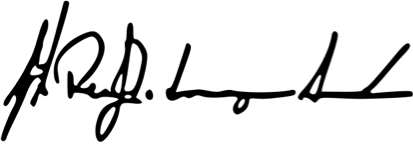
#> input picture Images/Colours/Change/Signature_bw.png, 413 x 144 px
$ jupyter execute chgcolor.ipynb   (shell and % lines are left out)
#> lines starting #> are read from the running program, lines starting #| are printed output that depends on the picture
[cell 1]
from PIL import Image
import matplotlib.pyplot as plt

# Load the image
input_path = "Signature_bw.png"  # Update this if your file has a different name
img_original = Image.open(input_path).convert("RGBA")
#> img_original is the input picture: PIL image 413x144 RGBA; mean R, G, B, A 223.2, 223.2, 223.2, 255

# Display the image
plt.figure(figsize=(5, 3))
plt.imshow(img_original)
plt.axis('off')
plt.title("Original Signature (Black)")
plt.show()

[cell 2]
# Make a copy to modify
img_blue = img_original.copy()
pixels = img_blue.load()

# Define your "blue ink" color (customize as desired)
blue_ink = (10, 60, 200)  # A nice inky blue

# Replace dark pixels with blue
for y in range(img_blue.height):
    for x in range(img_blue.width):
        r, g, b, a = pixels[x, y]
        if a > 0 and r < 50 and g < 50 and b < 50:  # Dark pixel detection
            pixels[x, y] = (*blue_ink, a)

# Display the result
plt.figure(figsize=(5, 3))
plt.imshow(img_blue)
plt.axis('off')
plt.title("Recolored Signature (Blue Ink)")
plt.show()
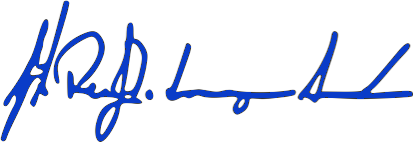
#> shown: shape (144, 413, 4); mean R, G, B, A 223.9, 229.3, 244.5, 255

# Optional: save the result
img_blue.save("signature_blue.png")
